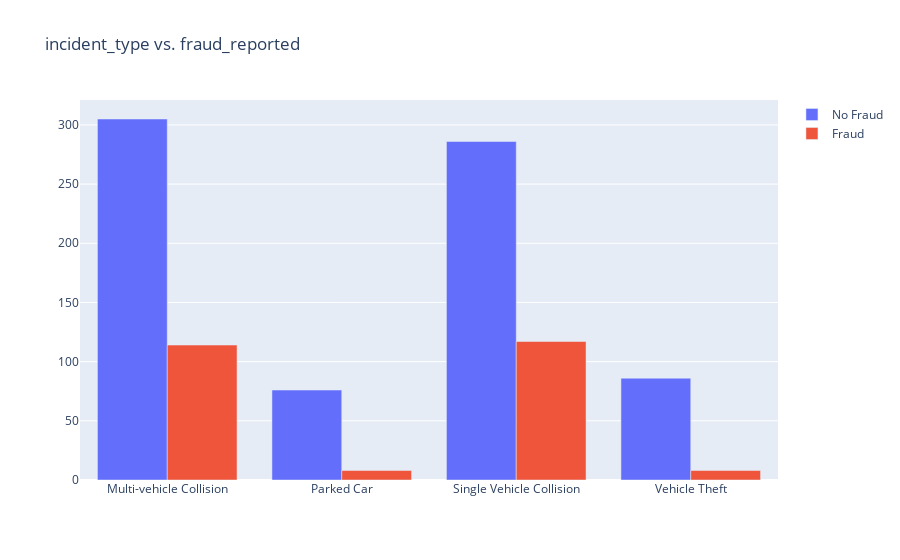

Write notebook code for a chart like this one.
### Markdown cell above
From data, it look like exec-managerial positions have more frouds compared to other occupations. Also tech-support, sales, craft-repair and machine-op commit higher fraud than average.

### Code cell
#Incident_type vs fraud report
vis_data(data,"incident_type")

### Figure 1 — Plotly figure (JSON) as saved in the notebook; plotly's stock layout.template omitted (floating-point values rounded to 4 significant figures)
{"data": [{"name": "No Fraud", "type": "bar", "x": ["Multi-vehicle Collision", "Parked Car", "Single Vehicle Collision", "Vehicle Theft"], "y": [305, 76, 286, 86]}, {"name": "Fraud", "type": "bar", "x": ["Multi-vehicle Collision", "Parked Car", "Single Vehicle Collision", "Vehicle Theft"], "y": [114, 8, 117, 8]}], "layout": {"barmode": "group", "title": {"text": "incident_type vs. fraud_reported"}}}
